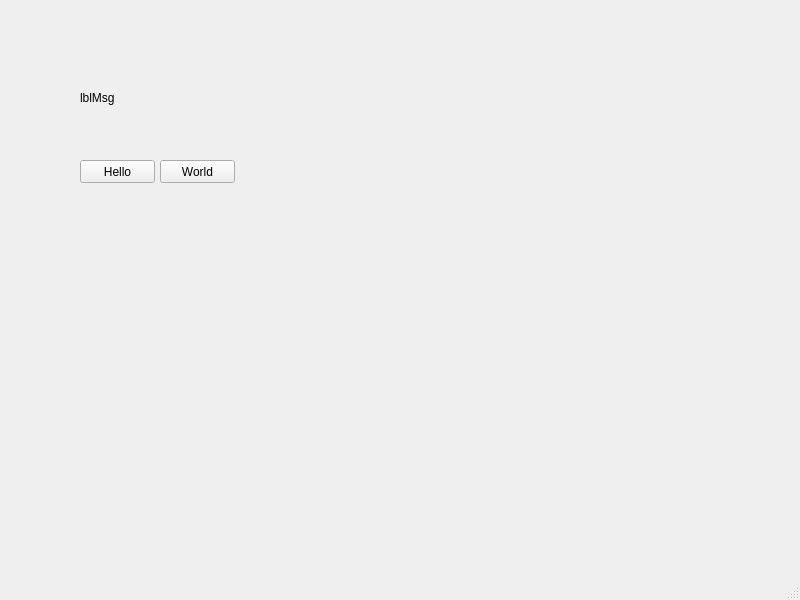
<?xml version="1.0" encoding="UTF-8"?>
<ui version="4.0">
 <class>PyQt</class>
 <widget class="QMainWindow" name="PyQt">
  <property name="geometry">
   <rect>
    <x>0</x>
    <y>0</y>
    <width>800</width>
    <height>600</height>
   </rect>
  </property>
  <property name="windowTitle">
   <string>PyQT</string>
  </property>
  <widget class="QWidget" name="centralwidget">
   <widget class="QPushButton" name="btnHello">
    <property name="geometry">
     <rect>
      <x>80</x>
      <y>160</y>
      <width>75</width>
      <height>23</height>
     </rect>
    </property>
    <property name="text">
     <string>Hello</string>
    </property>
   </widget>
   <widget class="QLabel" name="label">
    <property name="geometry">
     <rect>
      <x>80</x>
      <y>90</y>
      <width>101</width>
      <height>16</height>
     </rect>
    </property>
    <property name="text">
     <string>lblMsg</string>
    </property>
    <property name="alignment">
     <set>Qt::AlignJustify|Qt::AlignVCenter</set>
    </property>
   </widget>
   <widget class="QPushButton" name="btnWorld">
    <property name="geometry">
     <rect>
      <x>160</x>
      <y>160</y>
      <width>75</width>
      <height>23</height>
     </rect>
    </property>
    <property name="text">
     <string>World</string>
    </property>
   </widget>
  </widget>
  <widget class="QMenuBar" name="menubar">
   <property name="geometry">
    <rect>
     <x>0</x>
     <y>0</y>
     <width>800</width>
     <height>21</height>
    </rect>
   </property>
  </widget>
  <widget class="QStatusBar" name="statusbar"/>
 </widget>
 <resources/>
 <connections>
  <connection>
   <sender>btnHello</sender>
   <signal>clicked()</signal>
   <receiver>label</receiver>
   <slot>clear()</slot>
   <hints>
    <hint type="sourcelabel">
     <x>96</x>
     <y>192</y>
    </hint>
    <hint type="destinationlabel">
     <x>118</x>
     <y>121</y>
    </hint>
   </hints>
  </connection>
  <connection>
   <sender>btnWorld</sender>
   <signal>clicked()</signal>
   <receiver>label</receiver>
   <slot>clear()</slot>
   <hints>
    <hint type="sourcelabel">
     <x>201</x>
     <y>192</y>
    </hint>
    <hint type="destinationlabel">
     <x>129</x>
     <y>120</y>
    </hint>
   </hints>
  </connection>
 </connections>
</ui>
